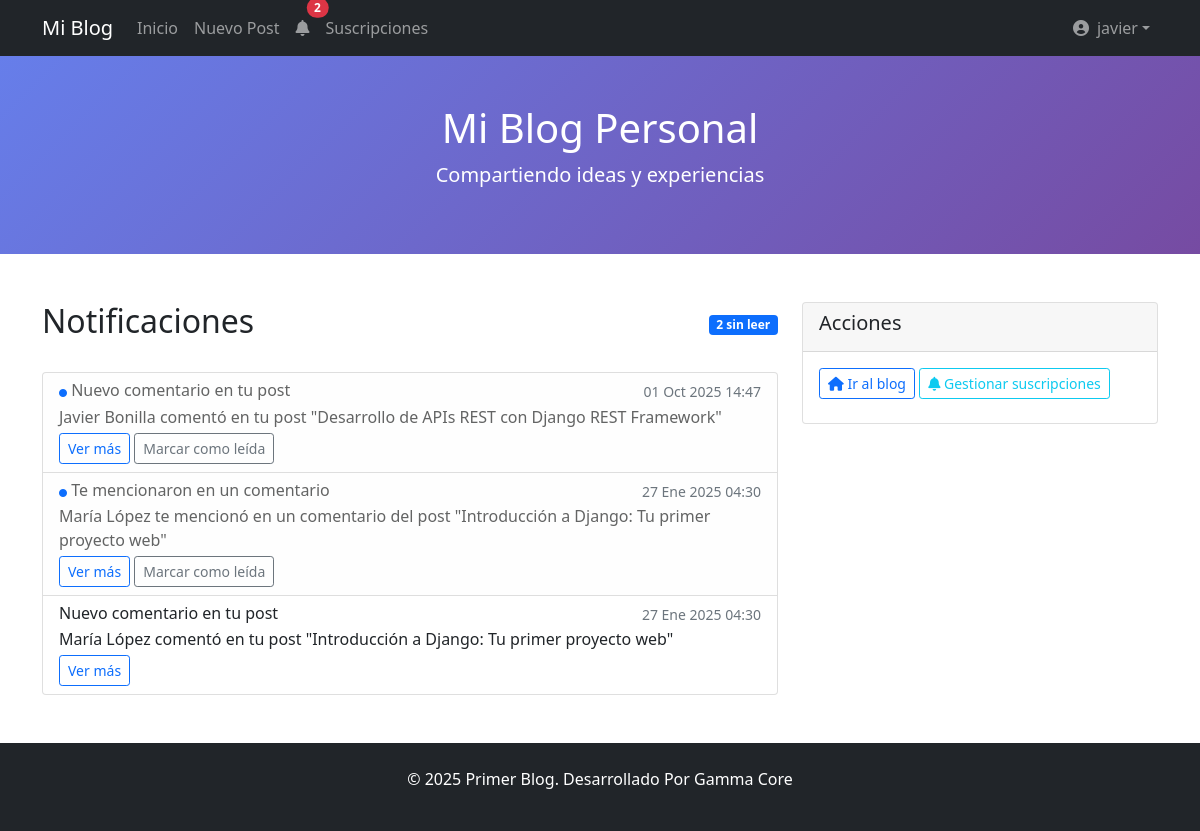
The app's page /notifications/ (signed in) with its own data.
### blog/models.py (models this page shows, shortened)
class Notification(models.Model):
    NOTIFICATION_TYPES = [
        ('mention', 'Mención'),
        ('comment', 'Nuevo comentario'),
        ('reaction', 'Nueva reacción'),
    ]
    user = models.ForeignKey(User, on_delete=models.CASCADE, related_name='notifications', verbose_name='Usuario')
    notification_type = models.CharField(max_length=20, choices=NOTIFICATION_TYPES, verbose_name='Tipo')
    title = models.CharField(max_length=200, verbose_name='Título')
    message = models.TextField(verbose_name='Mensaje')
    url = models.URLField(blank=True, verbose_name='URL')
    is_read = models.BooleanField(default=False, verbose_name='Leída')
    created_date = models.DateTimeField(auto_now_add=True, verbose_name='Fecha')
    class Meta:
        ordering = ['-created_date']
        verbose_name = 'Notificación'
        verbose_name_plural = 'Notificaciones'

### blog/views.py (the view)
# urls.py: path('notifications/', views.notifications, name='notifications'),
@login_required
def notifications(request):
    notifications_list = request.user.notifications.all()[:20]  # Últimas 20
    unread_count = request.user.notifications.filter(is_read=False).count()
    return render(request, 'blog/notifications.html', {
        'notifications': notifications_list,
        'unread_count': unread_count
    })

### blog/templates/blog/notifications.html (shortened to what this page needs)
{% extends 'base.html' %}
{% block content %}
<div class="row">
    <div class="col-md-8">
        <div class="d-flex justify-content-between align-items-center mb-4">
            <h2>Notificaciones</h2>
            {% if unread_count > 0 %}
                <span class="badge bg-primary">{{ unread_count }} sin leer</span>
            {% endif %}
        </div>
        {% if notifications %}
            <div class="list-group">
                {% for notification in notifications %}
                    <div class="list-group-item {% if not notification.is_read %}list-group-item-light{% endif %}">
                        <div class="d-flex w-100 justify-content-between">
                            <h6 class="mb-1">
                                {% if not notification.is_read %}
                                    <i class="fas fa-circle text-primary" style="font-size: 0.5em;"></i>
                                {% endif %}
                                {{ notification.title }}
                            </h6>
                            <small class="text-muted">{{ notification.created_date|date:"d M Y H:i" }}</small>
                        </div>
                        <p class="mb-1">{{ notification.message }}</p>
                        {% if notification.url %}
                            <a href="{{ notification.url }}" class="btn btn-sm btn-outline-primary">
                                Ver más
                            </a>
                        {% endif %}
                        {% if not notification.is_read %}
                            <button class="btn btn-sm btn-outline-secondary mark-read-btn"
                                    data-notification-id="{{ notification.id }}">
                                Marcar como leída
                            </button>
                        {% endif %}
                    </div>
                {% endfor %}
            </div>
        {% else %}
            <div class="alert alert-info">
                <h4>No tienes notificaciones</h4>
                <p>Cuando recibas menciones o interacciones, aparecerán aquí.</p>
            </div>
        {% endif %}
    </div>
    <div class="col-md-4">
        <div class="card">
            <div class="card-header">
                <h5>Acciones</h5>
            </div>
            <div class="card-body">
                <a href="{% url 'blog:post_list' %}" class="btn btn-outline-primary btn-sm mb-2">
                    <i class="fas fa-home"></i> Ir al blog
                </a>
                <a href="{% url 'blog:subscriptions' %}" class="btn btn-outline-info btn-sm mb-2">
                    <i class="fas fa-bell"></i> Gestionar suscripciones
                </a>
            </div>
        </div>
    </div>
</div>
{% endblock %}

### blog/templates/base.html (shortened to what this page needs)
<!DOCTYPE html>
<html lang="es">
<head>
    <link href="https://cdn.jsdelivr.net/npm/bootstrap@5.1.3/dist/css/bootstrap.min.css" rel="stylesheet">
    <link href="https://cdnjs.cloudflare.com/ajax/libs/font-awesome/6.0.0/css/all.min.css" rel="stylesheet">
</head>
<body>
    <nav class="navbar navbar-expand-lg navbar-dark bg-dark">
        <div class="container">
            <a class="navbar-brand" href="{% url 'blog:post_list' %}">Mi Blog</a>
            <div class="collapse navbar-collapse" id="navbarNav">
                <ul class="navbar-nav me-auto">
                    <li class="nav-item">
                        <a class="nav-link" href="{% url 'blog:post_list' %}">Inicio</a>
                    </li>
                    {% if user.is_authenticated %}
                        <li class="nav-item">
                            <a class="nav-link" href="{% url 'blog:post_create' %}">Nuevo Post</a>
                        </li>
                        <li class="nav-item">
                            <a class="nav-link position-relative" href="{% url 'blog:notifications' %}">
                                <i class="fas fa-bell"></i>
                                {% if user.is_authenticated %}
                                    <span id="notification-count" class="position-absolute top-0 start-100 translate-middle badge rounded-pill bg-danger" style="display: none;">
                                    </span>
                                {% endif %}
                            </a>
                        </li>
                        <li class="nav-item">
                            <a class="nav-link" href="{% url 'blog:subscriptions' %}">Suscripciones</a>
                        </li>
                    {% endif %}
                </ul>
                <ul class="navbar-nav">
                    {% if user.is_authenticated %}
                        <li class="nav-item dropdown">
                            <a class="nav-link dropdown-toggle d-flex align-items-center" href="#" role="button" data-bs-toggle="dropdown">
                                {% if user.profile.avatar %}
                                    <img src="{{ user.profile.avatar.url }}" alt="Avatar" class="rounded-circle me-2" width="30" height="30">
                                {% else %}
                                    <i class="fas fa-user-circle me-2"></i>
                                {% endif %}
                                {{ user.username }}
                            </a>
                        </li>
                    {% endif %}
                </ul>
            </div>
        </div>
    </nav>
    <header class="blog-header py-5 text-white text-center">
        <div class="container">
            <h1><a href="{% url 'blog:post_list' %}" class="text-white text-decoration-none">Mi Blog Personal</a></h1>
            <p class="lead">Compartiendo ideas y experiencias</p>
        </div>
    </header>
    <main class="container my-5">
        {% block content %}
        {% endblock %}
    </main>
    <footer class="bg-dark text-white text-center py-4 mt-5">
        <p>&copy; 2025 Primer Blog. Desarrollado Por Gamma Core</p>
    </footer>
</body>
</html>

### blog/templates/base.html (style rules this page uses)
.blog-header { background: linear-gradient(135deg, #667eea 0%, #764ba2 100%); }

### records on screen
Notification: is_read False (drawn), title "Nuevo comentario en tu post", created_date "01 Oct 2025 14:47", message "Javier Bonilla comentó en tu post \"Desarrollo de APIs REST con Django REST Framework\""
Notification: is_read False (drawn), title "Te mencionaron en un comentario", created_date "27 Ene 2025 04:30", message "María López te mencionó en un comentario del post \"Introducción a Django: Tu primer proyecto web\""
Notification: title "Nuevo comentario en tu post", created_date "27 Ene 2025 04:30", message "María López comentó en tu post \"Introducción a Django: Tu primer proyecto web\""

### other values on screen
{{ user.username }} "javier"
{{ unread_count }} "2"
